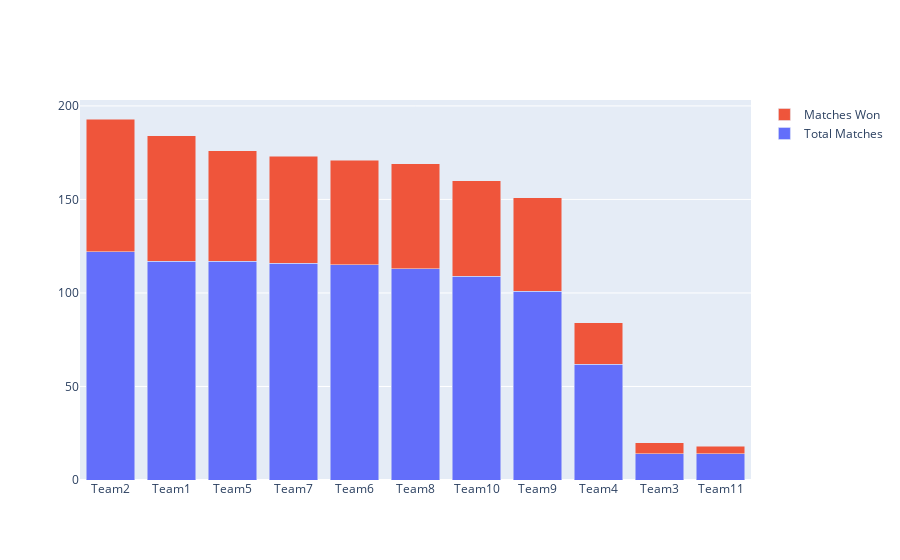

The code cell stored with this chart in its notebook:
### Markdown cell above
Intially we plot a histogram to find number of matches that each team won in IPL and also find which teams stood out.

### Code cell
matches_played_byteams=pd.concat([TRM['team1'],TRM['team2']])
matches_played_byteams=matches_played_byteams.value_counts().reset_index()
matches_played_byteams.columns=['Team','Total Matches']
matches_played_byteams['wins']=TRM['winner'].value_counts().reset_index()['winner']
matches_played_byteams.set_index('Team',inplace=True)

trace1 = go.Bar(
    x=matches_played_byteams.index,
    y=matches_played_byteams['Total Matches'],
    name='Total Matches'
)
trace2 = go.Bar(
    x=matches_played_byteams.index,
    y=matches_played_byteams['wins'],
    name='Matches Won'
)

data = [trace1, trace2]
layout = go.Layout(
    barmode='stack'
)

fig = go.Figure(data=data, layout=layout)
py.iplot(fig, filename='stacked-bar')

### Figure 1 — Plotly figure (JSON) as saved in the notebook; plotly's stock layout.template omitted (floating-point values rounded to 4 significant figures)
{"data": [{"name": "Total Matches", "type": "bar", "x": ["Team2", "Team1", "Team5", "Team7", "Team6", "Team8", "Team10", "Team9", "Team4", "Team3", "Team11"], "y": [122, 117, 117, 116, 115, 113, 109, 101, 62, 14, 14]}, {"name": "Matches Won", "type": "bar", "x": ["Team2", "Team1", "Team5", "Team7", "Team6", "Team8", "Team10", "Team9", "Team4", "Team3", "Team11"], "y": [71, 67, 59, 57, 56, 56, 51, 50, 22, 6, 4]}], "layout": {"barmode": "stack"}}
